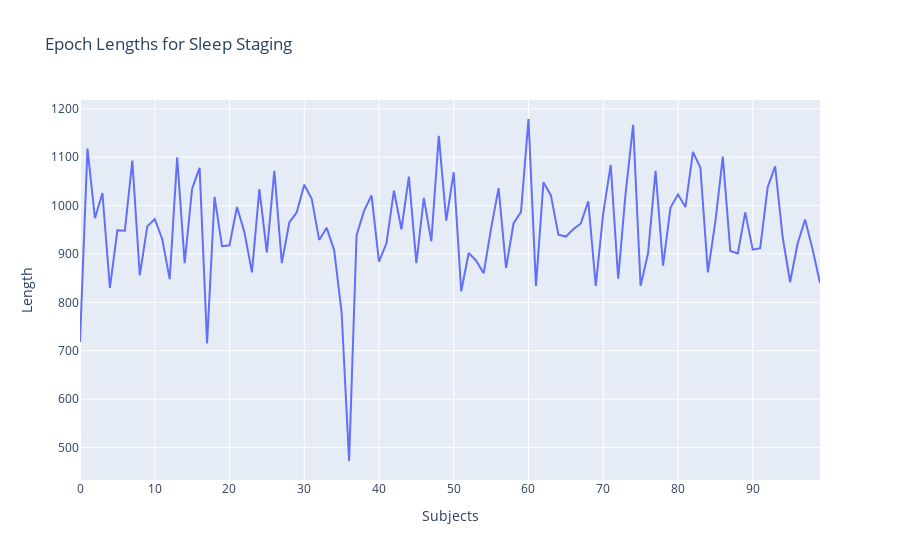

Source (notebook cell):
### Code cell
# Line plot

line_plot = go.Scatter(x=subjects, y=lengths, mode='lines', name='Sleep Staging')
line_layout = go.Layout(title='Epoch Lengths for Sleep Staging', xaxis=dict(title='Subjects'), yaxis=dict(title='Length'))
line_figure = go.Figure(data=[line_plot], layout=line_layout)
line_figure.show()

### Figure 1 — Plotly figure (JSON) as saved in the notebook; plotly's stock layout.template omitted (floating-point values rounded to 4 significant figures)
{"data": [{"mode": "lines", "name": "Sleep Staging", "type": "scatter", "x": [0, 1, 2, 3, 4, 5, 6, 7, 8, 9, 10, 11, 12, 13, 14, 15, 16, 17, 18, 19, 20, 21, 22, 23, 24, 25, 26, 27, 28, 29, 30, 31, 32, 33, 34, 35, 36, 37, 38, 39, 40, 41, 42, 43, 44, 45, 46, 47, 48, 49, 50, 51, 52, 53, 54, 55, 56, 57, 58, 59, 60, 61, 62, 63, 64, 65, 66, 67, 68, 69, 70, 71, 72, 73, 74, 75, 76, 77, 78, 79, 80, 81, 82, 83, 84, 85, 86, 87, 88, 89, 90, 91, 92, 93, 94, 95, 96, 97, 98, 99], "y": [718, 1118, 974, 1026, 830, 949, 948, 1093, 856, 957, 972, 931, 848, 1100, 881, 1035, 1078, 715, 1018, 916, 918, 997, 945, 862, 1034, 903, 1072, 881, 965, 986, 1043, 1014, 929, 954, 908, 779, 472, 939, 989, 1021, 884, 922, 1031, 951, 1060, 881, 1016, 926, 1144, 969, 1069, 823, 902, 886, 860, 953, 1036, 871, 963, 987, 1179, 834, 1048, 1021, 940, 936, 951, 963, 1009, 834, 984, 1084, 849, 1027, 1167, 834, 902, 1072, 876, 996, 1023, 997, 1111, 1078, 862, 967, 1101, 906, 901, 986, 909, 912, 1038, 1081, 935, 842, 921, 971, 910, 840]}], "layout": {"title": {"text": "Epoch Lengths for Sleep Staging"}, "xaxis": {"title": {"text": "Subjects"}}, "yaxis": {"title": {"text": "Length"}}}}
